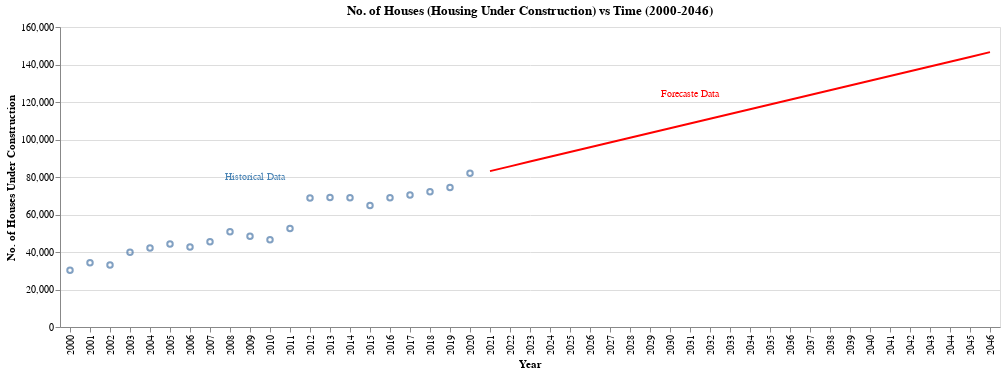

Notebook code for this chart:
### Markdown cell above
I will now plot both "historical" and "forecast" data for `housing_under_construction` over time below:

### Code cell
# Plotting historical and forecast data for Number of Houses Under Construction
historical = alt.Chart(construction_df, title='No. of Houses (Housing Under Construction) vs Time (2000-2046)').mark_point(
).encode(
    x=alt.X('year:N', title='Year'),
    y=alt.Y('housing_under_construction', title='No. of Houses Under Construction')
)

forecast = alt.Chart(forecast_construction_df).mark_line(
    point=False
).encode(
    x=alt.X('year:N', title='Year'),
    y=alt.Y('housing_under_construction', title='No. of Houses Under Construction'),
    color=alt.value('red'),     
)

text1 = alt.Chart(construction_df.query('year == "2006"')).mark_text(dx=65, dy=-70, color='steelblue', fontSize=10).encode(
        x=alt.X('year:N', title='Year'), 
        y=alt.Y('housing_under_construction', title='No. of Houses Under Construction'),
        text=alt.value('Historical Data')
)

text2 = alt.Chart(forecast_construction_df.query('year == "2031"')).mark_text(dx=0, dy=-30, color='red', fontSize=10).encode(
        x=alt.X('year:N', title='Year'),
        y=alt.Y('housing_under_construction', title='No. of Houses Under Construction'),
        text=alt.value('Forecaste Data')
)

(historical + forecast + text1 + text2)

### Figure 1 — Vega-Lite specification as saved in the notebook (floating-point values rounded to 4 significant figures)
{"config": {"view": {"continuousWidth": 400, "continuousHeight": 300}}, "layer": [{"data": {"name": "data-cfe31416b5627859b839d48b35c742b6"}, "mark": "point", "encoding": {"x": {"type": "nominal", "field": "year", "title": "Year"}, "y": {"type": "quantitative", "field": "housing_under_construction", "title": "No. of Houses Under Construction"}}, "title": "No. of Houses (Housing Under Construction) vs Time (2000-2046)"}, {"data": {"name": "data-56dbca7ae2961fff821cce938169cb97"}, "mark": {"type": "line", "point": false}, "encoding": {"color": {"value": "red"}, "x": {"type": "nominal", "field": "year", "title": "Year"}, "y": {"type": "quantitative", "field": "housing_under_construction", "title": "No. of Houses Under Construction"}}}, {"data": {"name": "data-a144825d71309695d244aa3c66476b1c"}, "mark": {"type": "text", "color": "steelblue", "dx": 65, "dy": -70, "fontSize": 10}, "encoding": {"text": {"value": "Historical Data"}, "x": {"type": "nominal", "field": "year", "title": "Year"}, "y": {"type": "quantitative", "field": "housing_under_construction", "title": "No. of Houses Under Construction"}}}, {"data": {"name": "data-5a3e844cdfddb033d6d56805f9e48d5f"}, "mark": {"type": "text", "color": "red", "dx": 0, "dy": -30, "fontSize": 10}, "encoding": {"text": {"value": "Forecaste Data"}, "x": {"type": "nominal", "field": "year", "title": "Year"}, "y": {"type": "quantitative", "field": "housing_under_construction", "title": "No. of Houses Under Construction"}}}], "$schema": "https://vega.github.io/schema/vega-lite/v4.8.1.json", "datasets": {"data-cfe31416b5627859b839d48b35c742b6": [{"year": 2000, "housing_under_construction": 30273}, {"year": 2001, "housing_under_construction": 34305}, {"year": 2002, "housing_under_construction": 33094}, {"year": 2003, "housing_under_construction": 39907}, {"year": 2004, "housing_under_construction": 42148}, {"year": 2005, "housing_under_construction": 44305}, {"year": 2006, "housing_under_construction": 42654}, {"year": 2007, "housing_under_construction": 45470}, {"year": 2008, "housing_under_construction": 50823}, {"year": 2009, "housing_under_construction": 48361}, {"year": 2010, "housing_under_construction": 46552}, {"year": 2011, "housing_under_construction": 52589}, {"year": 2012, "housing_under_construction": 68812}, {"year": 2013, "housing_under_construction": 69062}, {"year": 2014, "housing_under_construction": 68948}, {"year": 2015, "housing_under_construction": 64798}, {"year": 2016, "housing_under_construction": 68918}, {"year": 2017, "housing_under_construction": 70349}, {"year": 2018, "housing_under_construction": 72175}, {"year": 2019, "housing_under_construction": 74451}, {"year": 2020, "housing_under_construction": 81942}], "data-56dbca7ae2961fff821cce938169cb97": [{"year": 2021, "housing_under_construction": 83140.0}, {"year": 2022, "housing_under_construction": 85680.0}, {"year": 2023, "housing_under_construction": 88220.0}, {"year": 2024, "housing_under_construction": 90760.0}, {"year": 2025, "housing_under_construction": 93290.0}, {"year": 2026, "housing_under_construction": 95830.0}, {"year": 2027, "housing_under_construction": 98370.0}, {"year": 2028, "housing_under_construction": 100900.0}, {"year": 2029, "housing_under_construction": 103400.0}, {"year": 2030, "housing_under_construction": 106000.0}, {"year": 2031, "housing_under_construction": 108500.0}, {"year": 2032, "housing_under_construction": 111100.0}, {"year": 2033, "housing_under_construction": 113600.0}, {"year": 2034, "housing_under_construction": 116100.0}, {"year": 2035, "housing_under_construction": 118700.0}, {"year": 2036, "housing_under_construction": 121200.0}, {"year": 2037, "housing_under_construction": 123700.0}, {"year": 2038, "housing_under_construction": 126300.0}, {"year": 2039, "housing_under_construction": 128800.0}, {"year": 2040, "housing_under_construction": 131400.0}, {"year": 2041, "housing_under_construction": 133900.0}, {"year": 2042, "housing_under_construction": 136400.0}, {"year": 2043, "housing_under_construction": 139000.0}, {"year": 2044, "housing_under_construction": 141500.0}, {"year": 2045, "housing_under_construction": 144100.0}, {"year": 2046, "housing_under_construction": 146600.0}], "data-a144825d71309695d244aa3c66476b1c": [{"year": 2006, "housing_under_construction": 42654}], "data-5a3e844cdfddb033d6d56805f9e48d5f": [{"year": 2031, "housing_under_construction": 108500.0}]}}
